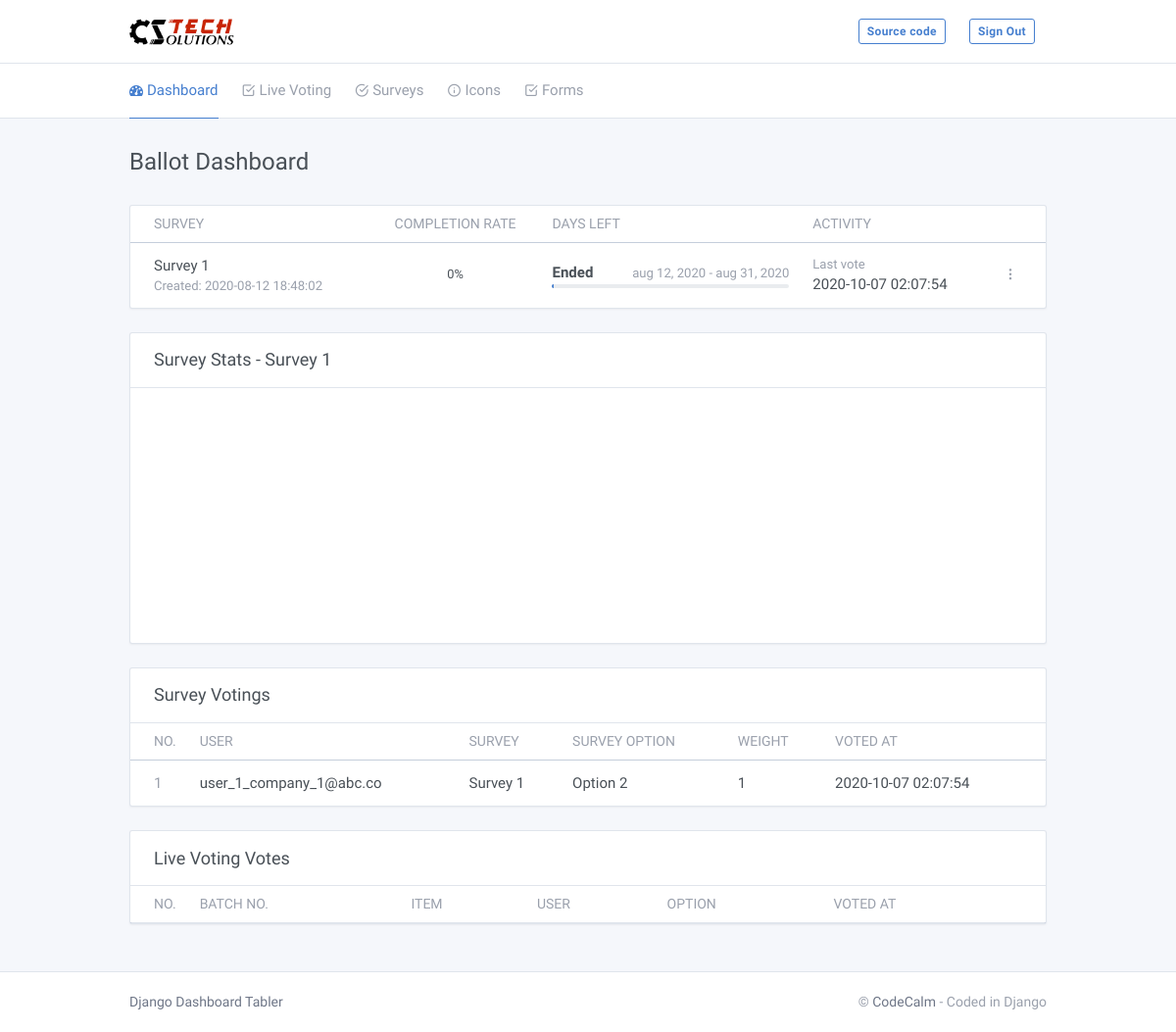
The page / (signed in) on the database its author committed.
### ballot/models.py (models this page shows, shortened)
class Survey(LogMixin):
    title = models.CharField(max_length=255)
    end_date = models.DateField(null=True, verbose_name='End Date')
    company = models.ForeignKey(Company, on_delete=models.PROTECT)
    class Meta:
        managed = True
        verbose_name = 'Survey'
        verbose_name_plural = 'Surveys'

class SurveyVote(LogMixin):
    user = models.ForeignKey(settings.AUTH_USER_MODEL, on_delete=models.PROTECT)
    survey_option = models.ForeignKey(
        SurveyOption, related_name='votes', on_delete=models.PROTECT)
    class Meta:
        managed = True
        verbose_name = 'Survey Vote'
        verbose_name_plural = 'Survey Votes'

class SurveyOption(LogMixin):
    text = models.CharField(max_length=255)
    survey = models.ForeignKey(
        Survey, related_name='options', on_delete=models.PROTECT)
    class Meta:
        managed = True
        verbose_name = 'Survey Option'
        verbose_name_plural = 'Survey Options'
        unique_together = ('text', 'survey')

### authentication/models.py (models this page shows, shortened)
class AuthUser(AbstractUser):
    weight = models.PositiveSmallIntegerField(
        'Vote Weightage', null=True, blank=True)
    user_type = models.PositiveSmallIntegerField(
        'User Type', choices=USER_TYPES, null=True)
    company = models.ForeignKey(
        Company, on_delete=models.CASCADE, null=True, blank=True)
    class Meta:
        managed = True
        verbose_name = 'User'
        verbose_name_plural = 'Users'

### ballot/views.py (the view, shortened to what this page needs)
# urls.py: path('', views.dashboard, name='index'),
@login_required(login_url='/login/')
def dashboard(request):
    if (request.user.is_staff and request.user.user_type == USER_TYPE_COMPANY) or request.user.is_superuser:
        user_company = request.user.company
        if request.user.is_superuser:
            surveys = Survey.objects.all()
        else:
            surveys = Survey.objects.all().filter(company=user_company)
        surveys_details = []
        count_users = len(AuthUser.objects.filter(user_type=USER_TYPE_USER, company=user_company, is_active=True))
        for survey in surveys:
            survey_details = {}
            survey_details['id'] = survey.id
            survey_details['title'] = survey.title
            survey_details['created_at'] = survey.created_at
            count_votes = len(SurveyVote.objects.filter(
                survey_option__survey=survey))
            if count_users > 0:
                survey_details['complete_rate'] = count_votes * 1.0 / count_users
            else:
                survey_details['complete_rate'] = 0
            survey_details['complete'] = survey_details['complete_rate'] * 100
            survey_details['end_date'] = 'Unlimited'
            survey_details['days_left'] = 0
            if survey.end_date is not None:
                survey_details['end_date'] = survey.end_date
                total = (survey.end_date - survey.created_at.date()).days
                delta = (survey.end_date - date.today()).days
                if total > 0 and delta > 0:
                    survey_details['days_left_ratio'] = (
                        total - delta) * 100.0 / total
                else:
                    survey_details['days_left_ratio'] = 0.5
                if survey_details['days_left_ratio'] < 20:
                    survey_details['days_left_color'] = 'bg-blue'
                elif survey_details['days_left_ratio'] < 70:
                    survey_details['days_left_color'] = 'bg-green'
                elif survey_details['days_left_ratio'] < 85:
                    survey_details['days_left_color'] = 'bg-yellow'
                else:
                    survey_details['days_left_color'] = 'bg-red'
                survey_details['days_left'] = delta
            survey_details['latest'] = ''
            latest = SurveyVote.objects.filter(
                survey_option__survey=survey).order_by('-created_at').first()
            if latest is not None:
                survey_details['latest'] = latest.created_at
            surveys_details.append(survey_details)
        survey_chart = surveys.first()
        survey_chart_data = {}
        if survey_chart is not None:
            survery_result = SurveyResult.objects.filter(survey=survey_chart).first()
            if survery_result is not None:
                data = survery_result.result
            else:
                data = {}
            survey_chart_data = {
                'title': survey_chart.title,
                'data': data,
            }
        survey_votings = SurveyVote.objects.all()
        live_poll_votings = []
        print('live_poll_votings', live_poll_votings)
        return render(request, 'dashboard.html', {'surveys_details': surveys_details, 'survey_chart_data': survey_chart_data, 'survey_votings': survey_votings, 'live_poll_votings': live_poll_votings})
    else:
        return HttpResponseRedirect(reverse('ballot:surveys', args=()))

### ballot/templates/dashboard.html (shortened to what this page needs)
{% extends "layouts/base.html" %}
{% load static i18n %}
{% block content %}
<div class="my-3 my-md-5">
  <div class="container">
    <div class="page-header">
      <h1 class="page-title">
        Ballot Dashboard
      </h1>
    </div>
    <div class="row row-cards row-deck">
      <div class="col-12">
        <div class="card">
          <div class="table-responsive">
            <table class="table table-hover table-outline table-vcenter text-nowrap card-table">
              <thead>
                <tr>
                  <th>Survey</th>
                  <th class="text-center">Completion Rate</th>
                  <th>Days Left</th>
                  <th>Activity</th>
                  <th class="text-center"></th>
                </tr>
              </thead>
              <tbody>
                {% for survey_details in surveys_details %}
                <tr>
                  <td>
                    <div>{{ survey_details.title }}</div>
                    <div class="small text-muted">
                      Created: {{ survey_details.created_at }}
                    </div>
                  </td>
                  <td class="text-center">
                    <div class="mx-auto chart-circle chart-circle-xs" data-value="{{ survey_details.complete_rate|floatformat:2 }}" data-thickness="3" data-color="blue">
                      <div class="chart-circle-value">{{ survey_details.complete|floatformat:0 }}%</div>
                    </div>
                  </td>
                  <td>
                    <div class="clearfix">
                      <div class="float-left">
                        <strong>
                        {% if survey_details.days_left > 0 %}
                        {{ survey_details.days_left|stringformat:"d" }} days
                        {% else %}
                        Ended
                        {% endif %}
                        </strong>
                      </div>
                      <div class="float-right">
                        <small class="text-muted">{{ survey_details.created_at|date:"b d, Y" }} - {{ survey_details.end_date }}</small>
                      </div>
                    </div>
                    <div class="progress progress-xs">
                    </div>
                  </td>
                  <td>
                    <div class="small text-muted">{% if survey_details.latest %}Last vote{% else %}No vote yet{% endif %}</div>
                    <div>{{ survey_details.latest }}</div>
                  </td>
                  <td class="text-center">
                    <div class="item-action dropdown">
                      <a href="javascript:void(0)" data-toggle="dropdown" class="icon"><i class="fe fe-more-vertical"></i></a>
                    </div>
                  </td>
                </tr>
                {% endfor %}
              </tbody>
            </table>
          </div>
        </div>
      </div>
      <div class="col-12">
        <div class="card">
          <div class="card-header">
            <h3 id="stats_title" class="card-title">Survey Stats - {{ survey_chart_data.title }}</h3>
          </div>
          <div class="row">
            <div id="survey_chartdiv_vote" class="amCharts col-6"></div>
            <div id="survey_chartdiv_count" class="amCharts col-6"></div>
          </div>
        </div>
      </div>
      <div class="col-12">
        <div class="card">
          <div class="card-header">
            <h3 class="card-title">Survey Votings</h3>
          </div>
          <div class="table-responsive">
            <table id="survey_datatable" class="table card-table table-vcenter text-nowrap datatable">
              <thead>
                <tr>
                  <th class="w-1">No.</th>
                  <th>User</th>
                  <th>Survey</th>
                  <th>Survey Option</th>
                  <th>Weight</th>
                  <th>Voted At</th>
                </tr>
              </thead>
              <tbody>
                {% for voting in survey_votings %}
                <tr>
                  <td><span class="text-muted">{{ voting.id }}</span></td>
                  <td>{{ voting.user.username }}</td>
                  <td>{{ voting.survey_option.survey.title }}</td>
                  <td>{{ voting.survey_option.text }}</td>
                  <td>{{ voting.user.weight }}</td>
                  <td>{{ voting.created_at }}</td>
                </tr>
                {% endfor %}
              </tbody>
            </table>
          </div>
        </div>
      </div>
    </div>
    <div class="row row-cards row-deck">
      <div class="col-12">
        <div class="card">
          <div class="card-header">
            <h3 class="card-title">Live Voting Votes</h3>
          </div>
          <div class="table-responsive">
            <table id="live_poll_datatable" class="table card-table table-vcenter text-nowrap datatable">
              <thead>
                <tr>
                  <th class="w-1">No.</th>
                  <th>Batch No.</th>
                  <th>Item</th>
                  <th>User</th>
                  <th>Option</th>
                  <th>Voted At</th>
                </tr>
              </thead>
            </table>
          </div>
        </div>
      </div>
    </div>
  </div>
</div>
{% endblock content %}

### core/templates/layouts/base.html (shortened to what this page needs)
<!DOCTYPE html>
<html lang="en" dir="ltr">
  <head>
    <link rel="stylesheet" href="https://maxcdn.bootstrapcdn.com/font-awesome/4.7.0/css/font-awesome.min.css">
    <link href="/static/assets/css/dashboard.css" rel="stylesheet" />
    <link href="/static/assets/plugins/charts-c3/plugin.css" rel="stylesheet" />
    <link href="/static/assets/plugins/maps-google/plugin.css" rel="stylesheet" />
  </head>
  <body class="">
    <div class="page">
      <div class="flex-fill">
        {% include 'includes/top-bar.html' %}
        {% include 'includes/top-menu.html' %}
        {% block content %}{% endblock content %}
      </div>
      {% include 'includes/footer.html' %}
    </div>
  </body>
</html>

### core/templates/includes/top-bar.html (shortened to what this page needs)
<div class="header py-4">
  <div class="container">
    <div class="d-flex">
      <a class="header-brand" href="/">
        <img src="/static/assets/logo.png" class="header-brand-img" alt="tabler logo">
      </a>
      <div class="d-flex order-lg-2 ml-auto">
        <div class="nav-item d-none d-md-flex">
          <a href="https://github.com/app-generator/django-dashboard-tabler" class="btn btn-sm btn-outline-primary" target="_blank">Source code</a>
        </div>
        <div class="nav-item d-none d-md-flex">
          <a href="{% url 'logout' %}" class="btn btn-sm btn-outline-primary">Sign Out</a>
        </div>
      </div>
    </div>
  </div>
</div>

### core/templates/includes/top-menu.html (shortened to what this page needs)
<div class="header collapse d-lg-flex p-0" id="headerMenuCollapse">
  <div class="container">
    <div class="row align-items-center">
      <div class="col-lg order-lg-first">
        <ul class="nav nav-tabs border-0 flex-column flex-lg-row">
          {% if request.user.is_staff %}
          <li class="nav-item">
            <a href="{% url 'ballot:dashboard' %}" class="nav-link dashboard"><i class="fa fa-tachometer"></i>Dashboard</a>
          </li>
          <li class="nav-item">
            <a href="{% url 'ballot:live_voting' %}" class="nav-link live_voting"><i class="fe fe-check-square"></i>Live Voting</a>
          </li>
          {% endif %}
          <li class="nav-item">
            <a href="{% url 'ballot:surveys' %}" class="nav-link surveys"><i class="fe fe-check-circle"></i>Surveys</a>
          </li>
          {% if request.user.is_superuser %}
          <li class="nav-item">
            <a href="/ui-icons.html" class="nav-link"><i class="fe fe-info"></i>Icons</a>
          </li>
          <li class="nav-item">
            <a href="/ui-form-elements.html" class="nav-link"><i class="fe fe-check-square"></i>Forms</a>
          </li>
          {% endif %}
        </ul>
      </div>
    </div>
  </div>
</div>

### core/templates/includes/footer.html
<footer class="footer">
  <div class="container">
    <div class="row align-items-center flex-row-reverse">
      <div class="col-auto ml-lg-auto">
        <div class="row align-items-center">
          <div class="col-auto">
            <ul class="list-inline list-inline-dots mb-0">
              <li class="list-inline-item">
                &copy; <a href="https://codecalm.net" target="_blank">CodeCalm</a> - Coded in Django
              </li>
            </ul>
          </div>
        </div>
      </div>
      <div class="col-12 col-lg-auto mt-3 mt-lg-0 text-center">
        <a target="_blank" href="https://appseed.us/admin-dashboards/django-dashboard-tabler">Django Dashboard Tabler</a>
      </div>
    </div>
  </div>
</footer>

### ballot/templates/dashboard.html (style rules this page uses)
.amCharts { height: 260px; }

### rows shown on the page
Survey: title "Survey 1", created_at "2020-08-12 18:48:02", created_at "aug 12, 2020", end_date "aug 31, 2020", title "Survey 1"
SurveyVote: latest "2020-10-07 02:07:54", id "1", user.username "user_1_company_1@abc.co", survey_option.survey "Survey 1", survey_option.text "Option 2", user.weight "1", created_at "2020-10-07 02:07:54"

### other values the page prints
{{ survey_details.complete|floatformat:0 }} "0"
